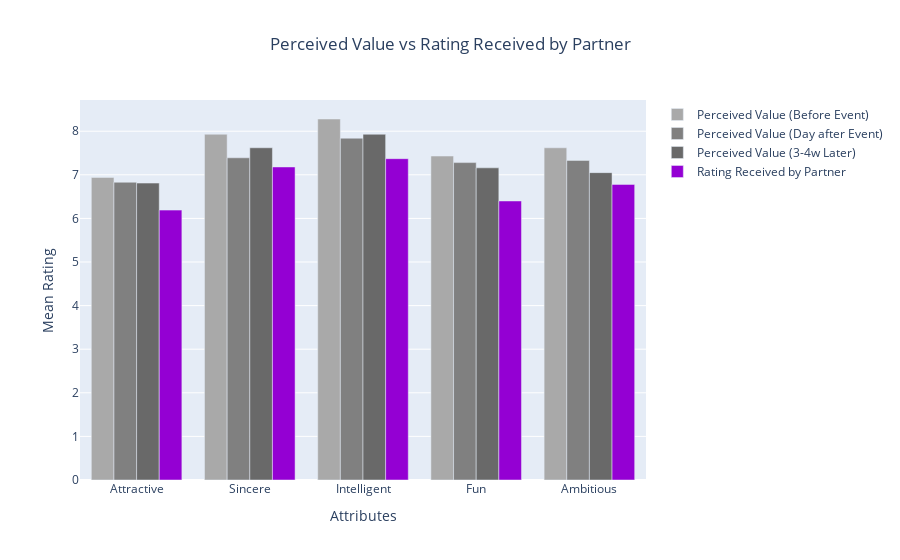

Notebook code for this chart:
### Code cell
fig = go.Figure(
    data=[
    go.Bar(name='Perceived Value (Before Event)', x=attributes, y=perceived_value_1, marker_color='darkgrey'),
    go.Bar(name='Perceived Value (Day after Event)', x=attributes, y=perceived_value_2, marker_color='grey'),
    go.Bar(name='Perceived Value (3-4w Later)', x=attributes, y=perceived_value_3, marker_color='dimgray'),
    go.Bar(name='Rating Received by Partner', x=attributes, y=rating_received, marker_color='darkviolet')],
    
    layout = go.Layout(
        title = go.layout.Title(text = "Perceived Value vs Rating Received by Partner", x = 0.5),
        xaxis = go.layout.XAxis(title = 'Attributes'),
        yaxis = go.layout.YAxis(title = 'Mean Rating')
    )
)

fig.show()

### Figure 1 — Plotly figure (JSON) as saved in the notebook; plotly's stock layout.template omitted (floating-point values rounded to 4 significant figures)
{"data": [{"marker": {"color": "darkgrey"}, "name": "Perceived Value (Before Event)", "type": "bar", "x": ["Attractive", "Sincere", "Intelligent", "Fun", "Ambitious", "Shared Interests"], "y": [6.94, 7.93, 8.28, 7.43, 7.62]}, {"marker": {"color": "grey"}, "name": "Perceived Value (Day after Event)", "type": "bar", "x": ["Attractive", "Sincere", "Intelligent", "Fun", "Ambitious", "Shared Interests"], "y": [6.83, 7.39, 7.84, 7.28, 7.33]}, {"marker": {"color": "dimgray"}, "name": "Perceived Value (3-4w Later)", "type": "bar", "x": ["Attractive", "Sincere", "Intelligent", "Fun", "Ambitious", "Shared Interests"], "y": [6.81, 7.62, 7.93, 7.16, 7.05]}, {"marker": {"color": "darkviolet"}, "name": "Rating Received by Partner", "type": "bar", "x": ["Attractive", "Sincere", "Intelligent", "Fun", "Ambitious", "Shared Interests"], "y": [6.19, 7.18, 7.37, 6.4, 6.78]}], "layout": {"title": {"text": "Perceived Value vs Rating Received by Partner", "x": 0.5}, "xaxis": {"title": {"text": "Attributes"}}, "yaxis": {"title": {"text": "Mean Rating"}}}}
